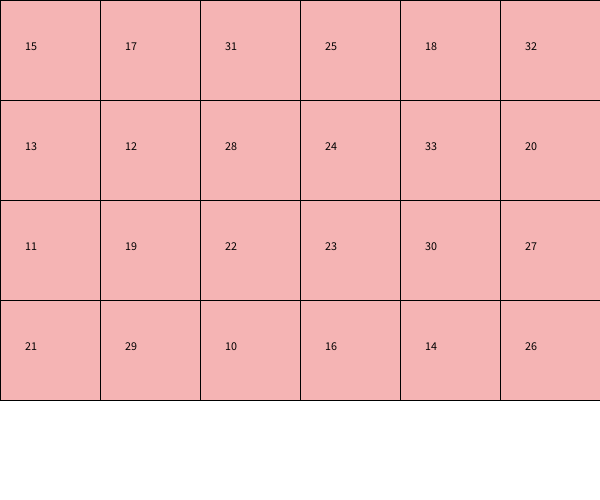
Frame 1 (no input)
Frame 60 (the mouse pressed at the canvas centre just before this capture): identical to frame 1, image omitted
Frame 120 (the mouse held since frame 60 and released just before this capture): identical to frame 1, image omitted

The Processing sketch that drew this single still picture (run headless with seeded random() and noise(); from frame 60 on, the mouse is pressed at the canvas centre):

// Processing sketch: week11_4
// ── week11_4.pde
void setup()
{
  size(600,500);
  for(int i=0;i<4;i++){
    for(int j=0;j<6;j++){
      value[i][j]=i*6+j+10;//從10開始，數字不重複
    }
  }

for(int k=0;k<1000;k++){
int i=int(random(4)),j=int(random(6));
int i2=int(random(4)),j2=int(random(6));
int temp =value[i][j];
value[i][j]=value[i2][j2];
value[i2][j2]=temp;
}
}
int [][]value =new int[4][6];
void draw(){
  background(255);
  for(int i=0;i<4;i++){
    for(int j=0;j<6;j++){
      fill(#F5B4B4);rect(j*100,i*100,100,100);
      fill(0); text(value[i][j],j*100+25,i*100+50);
    }
  }
}
